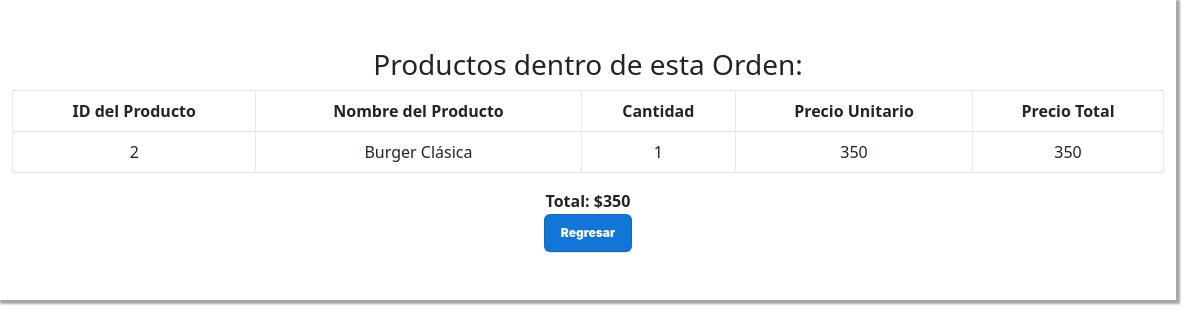
Before: /PAGINA_VerOrden.php?id=1 with the older database file.
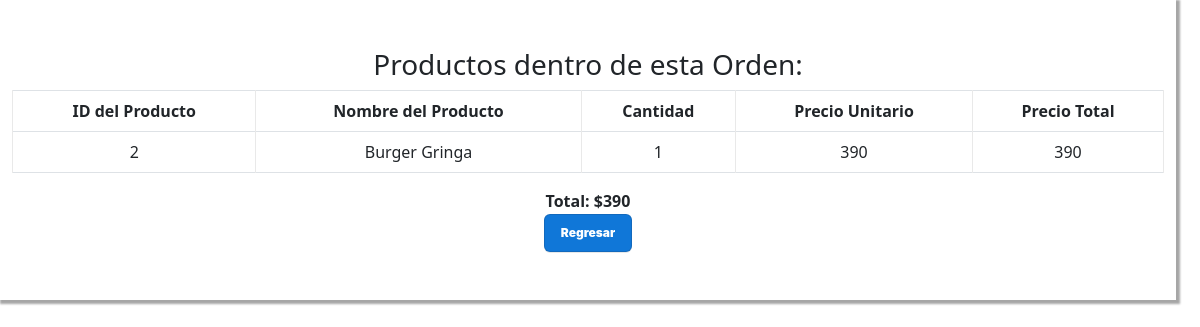
After: the same page with the newer database file.
### tables this page shows
CREATE TABLE `detalles_orden` (
  `id_detalle_orden` int(10) PRIMARY KEY NOT NULL AUTO_INCREMENT COMMENT 'ID de la línea',  
  `orden` int(10) NULL COMMENT 'ID de la orden',
  `producto_det` int(10) NULL COMMENT 'ID del producto de la línea',
  `cantidad_producto` int(10) NOT NULL COMMENT 'Cantidad del producto de la línea',
  CONSTRAINT orden FOREIGN KEY (orden) REFERENCES orden(id_orden),
  CONSTRAINT producto_det FOREIGN KEY (producto_det) REFERENCES producto(id_producto)
);

CREATE TABLE `producto` (
  `id_producto` int(10) PRIMARY KEY NOT NULL AUTO_INCREMENT COMMENT 'ID del Producto',
  `nombre` varchar(30) NOT NULL COMMENT 'Nombre del Producto',
  `precio` int(20) NOT NULL COMMENT 'Precio del Producto',
  `tipo` varchar(15) NOT NULL COMMENT 'Tipo de producto (Hamburguesa, Bebida, Acompañamiento).',
  `descripcion` varchar(180) NULL COMMENT 'Descripcion del Producto'
);

### modelo/conexion.php (called while the page is built)
<?php
class Conectar{
    public static function conexion (){
        try{
            $host ="localhost";
            $user ="root";
            $pass="";
            $bd="proyecto_grupo2";
            $con = mysqli_connect($host,$user,$pass);
            mysqli_select_db($con,$bd);
            return $con;
        }catch(Exception $e){
    die('Error'.$e->getMessage());
    echo "La linea de error " . $e->getLine();
        }
    }
    }
?>

### modelo/Orden.php (called while the page is built, shortened)
<?php
class Orden
{
    private $con;
    private $detalles_orden;
    public function __construct()
    {
        require_once("conexion.php");
        $this->con = conectar::conexion();
    }
    public function listar_productos_orden($id_orden)
    {
        $sql = "SELECT producto.id_producto as id_producto, detalles_orden.id_detalle_orden as identificador_detalle,
        producto.nombre as nombre,
        detalles_orden.cantidad_producto as cantidad,
        producto.precio as precio_linea, producto.precio*detalles_orden.cantidad_producto as total_linea
        FROM detalles_orden , producto
        WHERE detalles_orden.orden = $id_orden AND detalles_orden.producto_det = producto.id_producto ORDER BY id_detalle_orden";
        $result = mysqli_query($this->con, $sql);
        while ($filas = mysqli_fetch_array($result)) {
            $this->detalles_orden[] = $filas;
        }
        return $this->detalles_orden;
    }
}
?>

### vista/Productos_Orden_ADMIN_VISTA.php (the view, shortened to what this page needs)
<!DOCTYPE html>
<html lang="es">
<head>
</head>
<body>
    <div class="div-menu">
        <h3 class="centrado">Productos dentro de esta Orden:</h3>
        <form method="POST">
            <table class="table table-bordered">
                <thead>
                    <tr>
                        <th>ID del Producto</th>
                        <th>Nombre del Producto</th>
                        <th>Cantidad</th>
                        <th>Precio Unitario</th>
                        <th>Precio Total</th>
                    </tr>
                </thead>
        </form>
        <tbody>
            <?php $precio_total = 0;
               foreach ($resultado as $detalle) : ?>
                <tr>
                    <td><?php echo $detalle['id_producto'] ?></td>
                    <td><?php echo $detalle['nombre'] ?></td>
                    <td><?php echo $detalle['cantidad'] ?></td>
                    <td><?php echo $detalle['precio_linea'] ?></td>
                    <td><?php $precio_total = $precio_total + $detalle['total_linea'];
                           echo $detalle['total_linea'] ?></td>
                </tr>
            <?php endforeach; ?>
        </tbody>
        <div class="centrado"><b>Total: $<?php echo $precio_total; ?></b></div>
        <div class="centrado"><button class="button-2"><a href="PAGINA_GestionOrdenes.php" style="color:white; text-decoration:none;">Regresar</a></button></div>
    </div>
</body>
</html>

Changed rows visible on the page:
changed through a linked row, detalles_orden: producto_det.nombre "Burger Clásica" → "Burger Gringa"; producto_det.precio "350" → "390"; total_linea "350" → "390"
Other visible differences:
$precio_total: "350" → "390"
